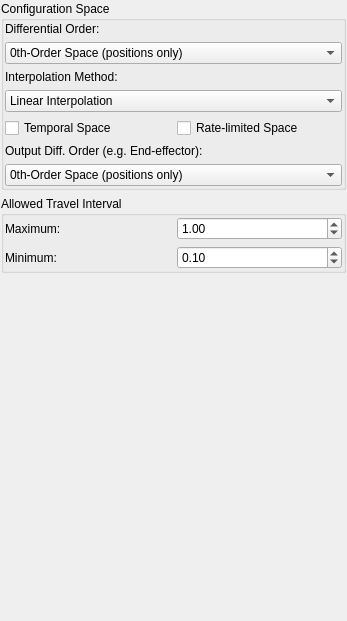
<?xml version="1.0" encoding="UTF-8"?>
<ui version="4.0">
 <class>ManipSpaceConfig</class>
 <widget class="QWidget" name="ManipSpaceConfig">
  <property name="geometry">
   <rect>
    <x>0</x>
    <y>0</y>
    <width>347</width>
    <height>621</height>
   </rect>
  </property>
  <property name="windowTitle">
   <string>Planner Space Configuration</string>
  </property>
  <layout class="QVBoxLayout" name="verticalLayout">
   <property name="margin">
    <number>1</number>
   </property>
   <item>
    <widget class="QGroupBox" name="config_space_group">
     <property name="title">
      <string>Configuration Space</string>
     </property>
     <layout class="QVBoxLayout" name="verticalLayout_2">
      <property name="margin">
       <number>1</number>
      </property>
      <item>
       <widget class="QLabel" name="label">
        <property name="text">
         <string>Differential Order:</string>
        </property>
       </widget>
      </item>
      <item>
       <widget class="QComboBox" name="order_selection">
        <property name="sizePolicy">
         <sizepolicy hsizetype="Expanding" vsizetype="Fixed">
          <horstretch>0</horstretch>
          <verstretch>0</verstretch>
         </sizepolicy>
        </property>
        <item>
         <property name="text">
          <string>0th-Order Space (positions only)</string>
         </property>
        </item>
        <item>
         <property name="text">
          <string>1st-Order Space (position + velocity)</string>
         </property>
        </item>
        <item>
         <property name="text">
          <string>2nd-Order Space (pos. + vel. + acc.)</string>
         </property>
        </item>
       </widget>
      </item>
      <item>
       <widget class="QLabel" name="label_2">
        <property name="text">
         <string>Interpolation Method:</string>
        </property>
       </widget>
      </item>
      <item>
       <widget class="QComboBox" name="interp_selection">
        <item>
         <property name="text">
          <string>Linear Interpolation</string>
         </property>
        </item>
        <item>
         <property name="text">
          <string>Cubic Interpolation</string>
         </property>
        </item>
        <item>
         <property name="text">
          <string>Quintic Interpolation</string>
         </property>
        </item>
        <item>
         <property name="text">
          <string>Sustained Velocity Pulses</string>
         </property>
        </item>
        <item>
         <property name="text">
          <string>Sustained Acceleration Pulses</string>
         </property>
        </item>
       </widget>
      </item>
      <item>
       <widget class="QWidget" name="widget" native="true">
        <layout class="QGridLayout" name="gridLayout_2">
         <property name="margin">
          <number>0</number>
         </property>
         <item row="0" column="0">
          <widget class="QCheckBox" name="temporal_space_check">
           <property name="text">
            <string>Temporal Space</string>
           </property>
          </widget>
         </item>
         <item row="0" column="1">
          <widget class="QCheckBox" name="rate_limited_check">
           <property name="text">
            <string>Rate-limited Space</string>
           </property>
          </widget>
         </item>
        </layout>
       </widget>
      </item>
      <item>
       <widget class="QLabel" name="label_6">
        <property name="text">
         <string>Output Diff. Order (e.g. End-effector):</string>
        </property>
       </widget>
      </item>
      <item>
       <widget class="QComboBox" name="output_space_selection">
        <item>
         <property name="text">
          <string>0th-Order Space (positions only)</string>
         </property>
        </item>
        <item>
         <property name="text">
          <string>1st-Order Space (position + velocity)</string>
         </property>
        </item>
        <item>
         <property name="text">
          <string>2nd-Order Space (pos. + vel. + accel.)</string>
         </property>
        </item>
       </widget>
      </item>
     </layout>
    </widget>
   </item>
   <item>
    <widget class="QGroupBox" name="travel_interval_group">
     <property name="title">
      <string>Allowed Travel Interval</string>
     </property>
     <layout class="QGridLayout" name="gridLayout">
      <property name="margin">
       <number>1</number>
      </property>
      <item row="0" column="0">
       <widget class="QLabel" name="label_3">
        <property name="text">
         <string>Maximum:</string>
        </property>
       </widget>
      </item>
      <item row="0" column="1">
       <widget class="QDoubleSpinBox" name="max_interval_spinbox">
        <property name="minimum">
         <double>0.100000000000000</double>
        </property>
        <property name="maximum">
         <double>100.000000000000000</double>
        </property>
        <property name="singleStep">
         <double>0.100000000000000</double>
        </property>
        <property name="value">
         <double>1.000000000000000</double>
        </property>
       </widget>
      </item>
      <item row="1" column="1">
       <widget class="QDoubleSpinBox" name="min_interval_spinbox">
        <property name="minimum">
         <double>0.010000000000000</double>
        </property>
        <property name="maximum">
         <double>20.000000000000000</double>
        </property>
        <property name="singleStep">
         <double>0.010000000000000</double>
        </property>
        <property name="value">
         <double>0.100000000000000</double>
        </property>
       </widget>
      </item>
      <item row="1" column="0">
       <widget class="QLabel" name="label_4">
        <property name="text">
         <string>Minimum:</string>
        </property>
       </widget>
      </item>
     </layout>
    </widget>
   </item>
   <item>
    <spacer name="verticalSpacer">
     <property name="orientation">
      <enum>Qt::Vertical</enum>
     </property>
     <property name="sizeHint" stdset="0">
      <size>
       <width>20</width>
       <height>59</height>
      </size>
     </property>
    </spacer>
   </item>
  </layout>
  <action name="actionValuesChanged">
   <property name="text">
    <string>ValuesChanged</string>
   </property>
  </action>
 </widget>
 <resources/>
 <connections>
  <connection>
   <sender>interp_selection</sender>
   <signal>currentIndexChanged(int)</signal>
   <receiver>actionValuesChanged</receiver>
   <slot>trigger()</slot>
   <hints>
    <hint type="sourcelabel">
     <x>173</x>
     <y>105</y>
    </hint>
    <hint type="destinationlabel">
     <x>-1</x>
     <y>-1</y>
    </hint>
   </hints>
  </connection>
  <connection>
   <sender>max_interval_spinbox</sender>
   <signal>valueChanged(double)</signal>
   <receiver>actionValuesChanged</receiver>
   <slot>trigger()</slot>
   <hints>
    <hint type="sourcelabel">
     <x>258</x>
     <y>236</y>
    </hint>
    <hint type="destinationlabel">
     <x>-1</x>
     <y>-1</y>
    </hint>
   </hints>
  </connection>
  <connection>
   <sender>min_interval_spinbox</sender>
   <signal>valueChanged(double)</signal>
   <receiver>actionValuesChanged</receiver>
   <slot>trigger()</slot>
   <hints>
    <hint type="sourcelabel">
     <x>258</x>
     <y>263</y>
    </hint>
    <hint type="destinationlabel">
     <x>-1</x>
     <y>-1</y>
    </hint>
   </hints>
  </connection>
  <connection>
   <sender>order_selection</sender>
   <signal>currentIndexChanged(int)</signal>
   <receiver>actionValuesChanged</receiver>
   <slot>trigger()</slot>
   <hints>
    <hint type="sourcelabel">
     <x>173</x>
     <y>58</y>
    </hint>
    <hint type="destinationlabel">
     <x>-1</x>
     <y>-1</y>
    </hint>
   </hints>
  </connection>
  <connection>
   <sender>output_space_selection</sender>
   <signal>currentIndexChanged(int)</signal>
   <receiver>actionValuesChanged</receiver>
   <slot>trigger()</slot>
   <hints>
    <hint type="sourcelabel">
     <x>173</x>
     <y>177</y>
    </hint>
    <hint type="destinationlabel">
     <x>-1</x>
     <y>-1</y>
    </hint>
   </hints>
  </connection>
  <connection>
   <sender>rate_limited_check</sender>
   <signal>toggled(bool)</signal>
   <receiver>actionValuesChanged</receiver>
   <slot>trigger()</slot>
   <hints>
    <hint type="sourcelabel">
     <x>258</x>
     <y>132</y>
    </hint>
    <hint type="destinationlabel">
     <x>-1</x>
     <y>-1</y>
    </hint>
   </hints>
  </connection>
  <connection>
   <sender>temporal_space_check</sender>
   <signal>toggled(bool)</signal>
   <receiver>actionValuesChanged</receiver>
   <slot>trigger()</slot>
   <hints>
    <hint type="sourcelabel">
     <x>88</x>
     <y>132</y>
    </hint>
    <hint type="destinationlabel">
     <x>-1</x>
     <y>-1</y>
    </hint>
   </hints>
  </connection>
 </connections>
</ui>
